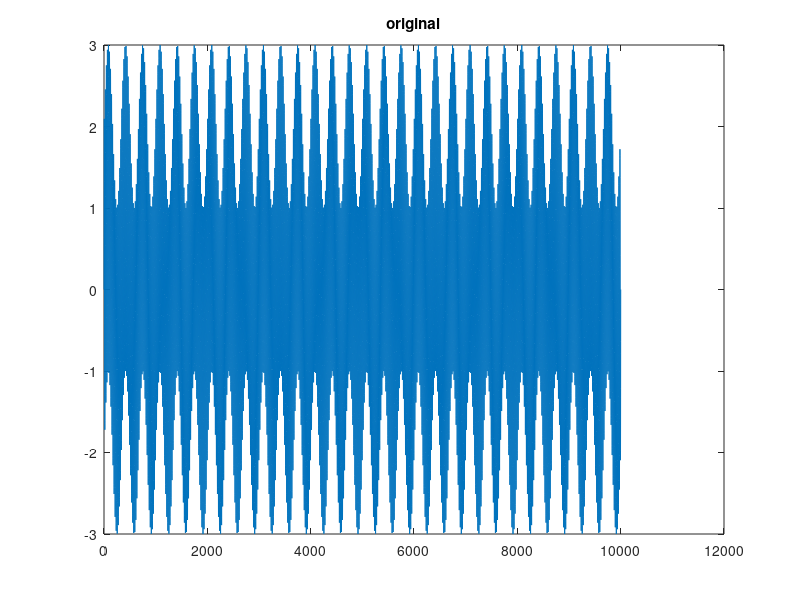

Write MATLAB code to recreate this figure. (Note: this script raises an error after producing the figure.)
% sumsin wavelet decomposition
t=0:.001:10;
signal = sin(2*pi*3*t)+2*sin(2*pi*50*t);

plot(signal); title('original')

ondelette = 'db1';
[C, S] = wavedec(signal, 5, ondelette);
A1 = appcoef(C, S, ondelette, 5);
d = detcoef(C, S, 5);

figure, plot(d); title('5th approx')

newc = wthcoef('d', C, S, 5);

s2 = waverec(newc, S, ondelette);
figure; plot(s2); title('reconstruction with ')